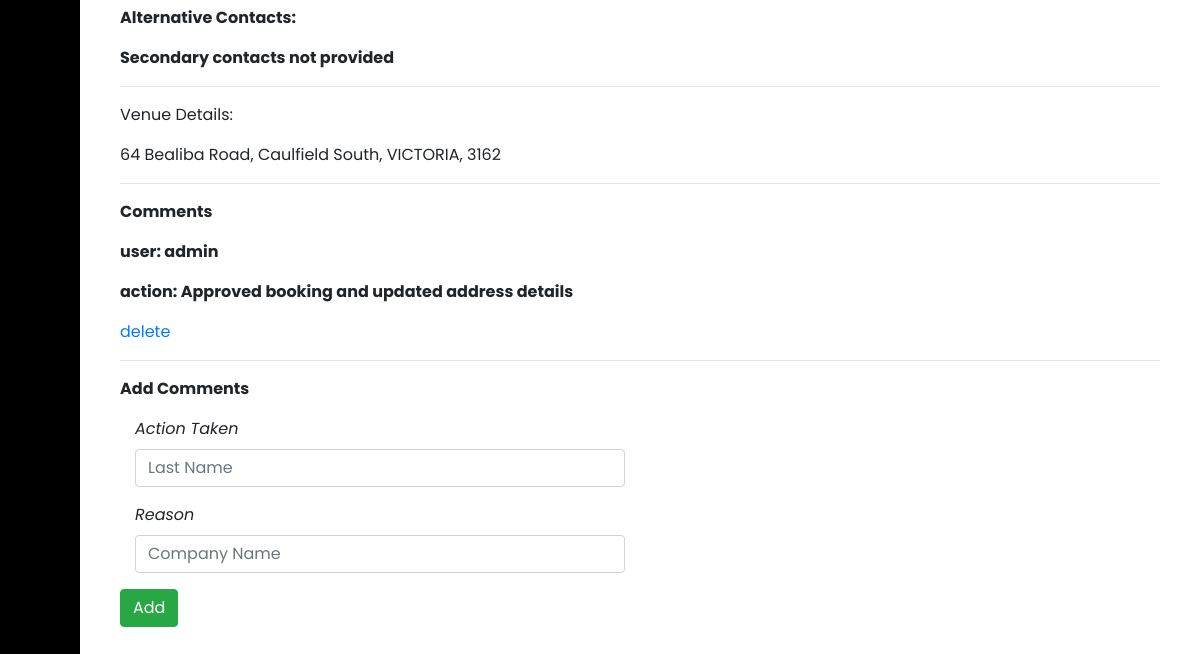
The app's page /phototainment/view_booking/1 (signed in, lower part), older data.
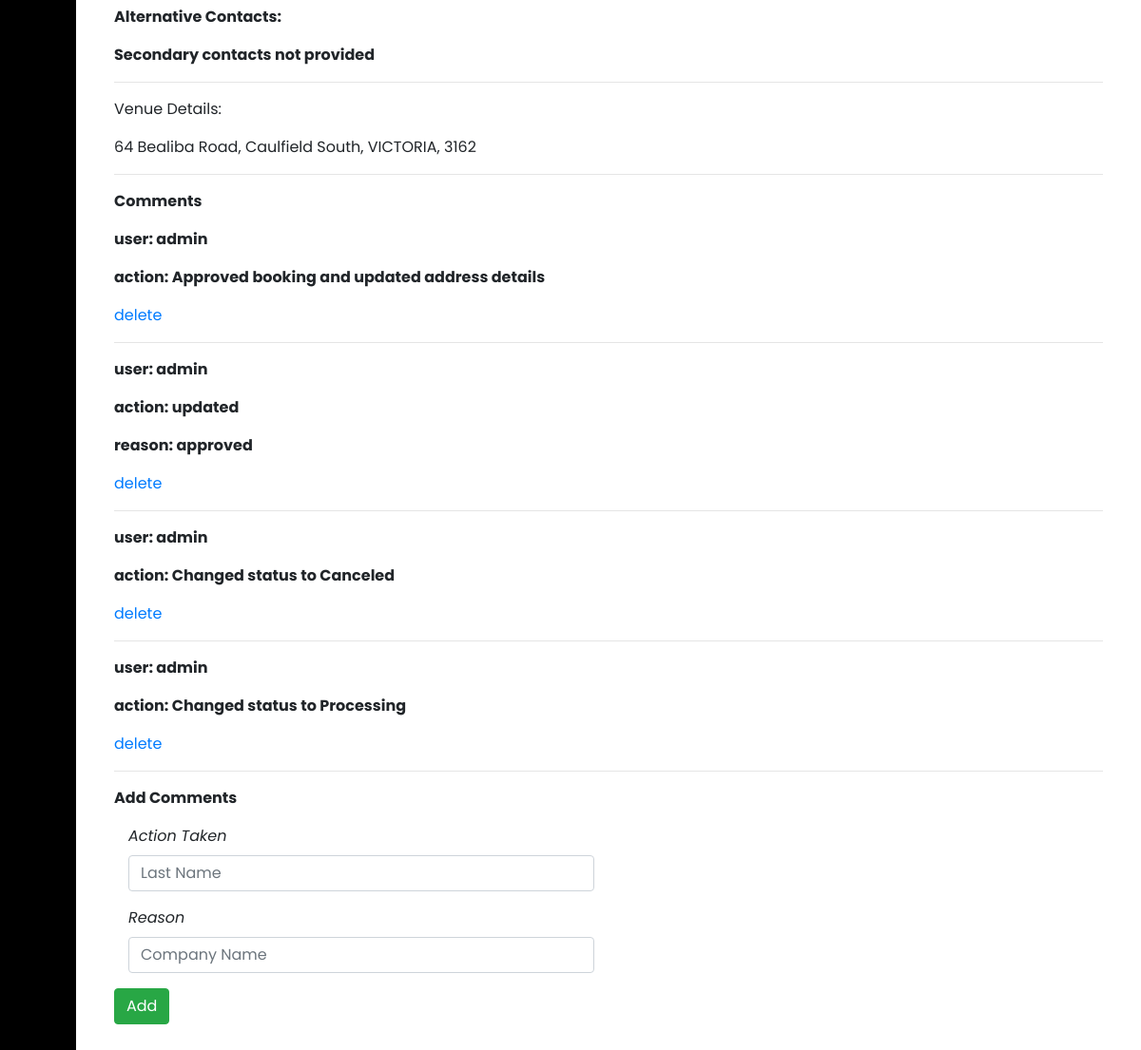
The same page, newer data.
### app/models.py (models this page shows)
class EventVenue(db.Model):
    __tablename__ = "event_venue"
    venue_id = db.Column(db.Integer, primary_key=True)
    street_address = db.Column(db.String(50), nullable=False)
    suburb = db.Column(db.String(50), nullable=False)
    state = db.Column(db.String(3), nullable=False)
    post_code = db.Column(db.Integer, nullable=False)
    booking = relationship("Event", back_populates="venue")

class Comment(db.Model):
    comment_id = db.Column(db.Integer, primary_key=True)
    comment_action = db.Column(db.String(50), nullable=True)
    comment_reason = db.Column(db.String(50), nullable=True)
    booking_id = db.Column(db.Integer, db.ForeignKey("event_booking.booking_id"), nullable=False)
    booking = relationship("Event", back_populates="comment")
    user_id = db.Column(db.Integer, db.ForeignKey("user.id"), nullable=False)
    user = relationship("User", back_populates="comment")

class User(UserMixin, db.Model):
    __tablename__ = "user"
    id = db.Column(db.Integer, primary_key=True)
    username = db.Column(db.String(50), unique=True, nullable=False)
    password = db.Column(db.String(100), nullable=False)
    job_description = db.Column(db.String(50), nullable=False)
    role_id = db.Column(db.Integer, db.ForeignKey("user_role.role_id"), nullable=False)
    role = relationship("Role", back_populates="user")
    comment = relationship("Comment", back_populates="user")
    events = relationship("Event", back_populates="user")

### app/phototainment/views.py (the view)
@custom_bp.route('/view_booking/<booking_id>', methods=["GET", "POST"])
@login_required
@employee
def view_booking(booking_id):
    event = db.session.query(Event).filter_by(booking_id=booking_id).first()
    alt_contacts = db.session.query(BookingContacts).filter_by(booking_id=booking_id).all()
    contacts = {contact.phone_numbers.contact_name: contact.phone_numbers.mobile_number for contact in alt_contacts}
    status_form = ChangeStatus()
    comment_form = CommentForm()
    venue = ""
    if event.venue:
        venue = event.venue
    print(list(event.comment))
    return render_template('event-view.html',
                           event=event,
                           contacts=contacts,
                           event_venue=venue,
                           status_form=status_form,
                           comment_form=comment_form,
                           comments=event.comment)

### app/forms.py
class ChangeStatus(FlaskForm):
    status_processing = SubmitField("Waiting Approval")
    status_approved = SubmitField("Processing")
    status_in_process = SubmitField("On Going")
    status_Completed = SubmitField("Completed")
    status_canceled = SubmitField("Canceled")

class CommentForm(FlaskForm):
    comment_action = StringField("Action", validators=[validators.DataRequired("Please Enter")])
    comment_reason = StringField("Reason", validators=[validators.DataRequired("Please Enter")])
    add_comment = SubmitField("Add")

### app/models.py (called while the page is built)
@login_manager.user_loader
def load_user(user_id):
    return User.query.get(int(user_id))

### app/privilege.py (called while the page is built)
def employee(f):
    @wraps(f)
    def decorator_function(*args, **kwargs):
        if current_user.role_id == 2 or current_user.role_id == 1:
            return f(*args, **kwargs)
        else:
            return abort(403)
    return decorator_function

### app/phototainment/templates/event-view.html (shortened to what this page needs)
{% extends 'base.html' %}
{% import "bootstrap/wtf.html" as wtf %}
{% block navbar %}{% include 'sidebar.html' %}{% endblock %}
{% block content %}
<br>
<br>
<br>
<br>
<br>
<p><b>Alternative Contacts:</b></p>
{% if contacts: %}
    {% for contact in contacts %}
        <p><em>{{contact}}</em>: {{contacts[contact]}}</p>
    {% endfor %}
{% else %}
        <p><b>Secondary contacts not provided</b></p>
{% endif %}
<hr>
Venue Details:
{% if event_venue: %}
<p>
    <p>{{event_venue.street_address}}, {{event_venue.suburb.title()}}, {{event_venue.state.upper()}}, {{event_venue.post_code}}</p>
</p>
{% else %}
    <p><b>Yet to be approved</b></p>
{% endif %}
<hr>
<p><b>Comments</b></p>
{% for comment in comments %}
    <p><b>user: {{ comment.user.username }}</b></p>
    <p><b>action: {{ comment.comment_action }}</b></p>
    {% if comment.comment_reason != None %}
        <p><b>reason: {{ comment.comment_reason }}</b></p>
    {% endif %}
    {% if current_user.role.role_id == 1 %}
        <p><a href="{{ url_for('phototainment.delete_comment', comment_id=comment.comment_id) }}">delete</a></p>
    {% endif %}
    <hr>
{% endfor %}
<p><b>Add Comments</b></p>
<form action="{{ url_for('phototainment.add_comment', booking_id = event.booking_id) }}" method="POST" role="form" class="comment-form">
    <div class="form-group required col-6 form-cell">
        <label class="control-label" for="comment_action"><em>Action Taken</em></label>
        {{ comment_form.comment_action(class="form-control",id="comment_action",required="required",type="text",value="", placeholder="Last Name") }}
    </div>
    <div class="form-group required col-6 form-cell">
        <label class="control-label" for="company_name"><em>Reason</em></label>
        {{ comment_form.comment_reason(class="form-control",id="comment_reason",type="text",value="", placeholder="Company Name") }}
    </div>
    {{ comment_form.add_comment(class="btn btn-success") }}
</form>
{% endblock %}

### app/templates/base.html (shortened to what this page needs)
<!DOCTYPE html>
<html lang="en">
<head>
    <link rel="stylesheet" href="{{ url_for('static', filename='css/all.min.css') }}">
    <link rel="stylesheet" href="{{ url_for('static', filename='css/bootstrap.min.css') }}">
    <link rel="stylesheet" href="{{ url_for('static', filename='css/style.css') }}">
</head>
<body>
<div class="wrapper">
    {% block navbar %}{% endblock %}
    <div id="content">
        {% block content %}{% endblock %}
    </div>
</body>
</html>

### app/templates/sidebar.html (shortened to what this page needs)
<nav id="sidebar" class="active">
</nav>

### app/static/css/style.css (style rules this page uses)
body { font-family: 'Poppins', sans-serif; background: #343434; }
.wrapper { display: flex; align-items: stretch; }
#sidebar { min-width: 250px; max-width: 250px; background: #000000;; color: #fff; transition: all 0.3s; }
#sidebar.active { min-width: 80px; max-width: 80px; text-align: center; }
#content { padding: 30px 40px; background: #fff; min-height: 100vh; width: 100% !important; transition: all 0.3s; }

Row changes from the older to the newer data that the page shows:
added Comment: user.username "admin", comment_action "updated", comment_reason "approved"
added Comment: user.username "admin", comment_action "Changed status to Canceled"
added Comment: user.username "admin", comment_action "Changed status to Processing"
